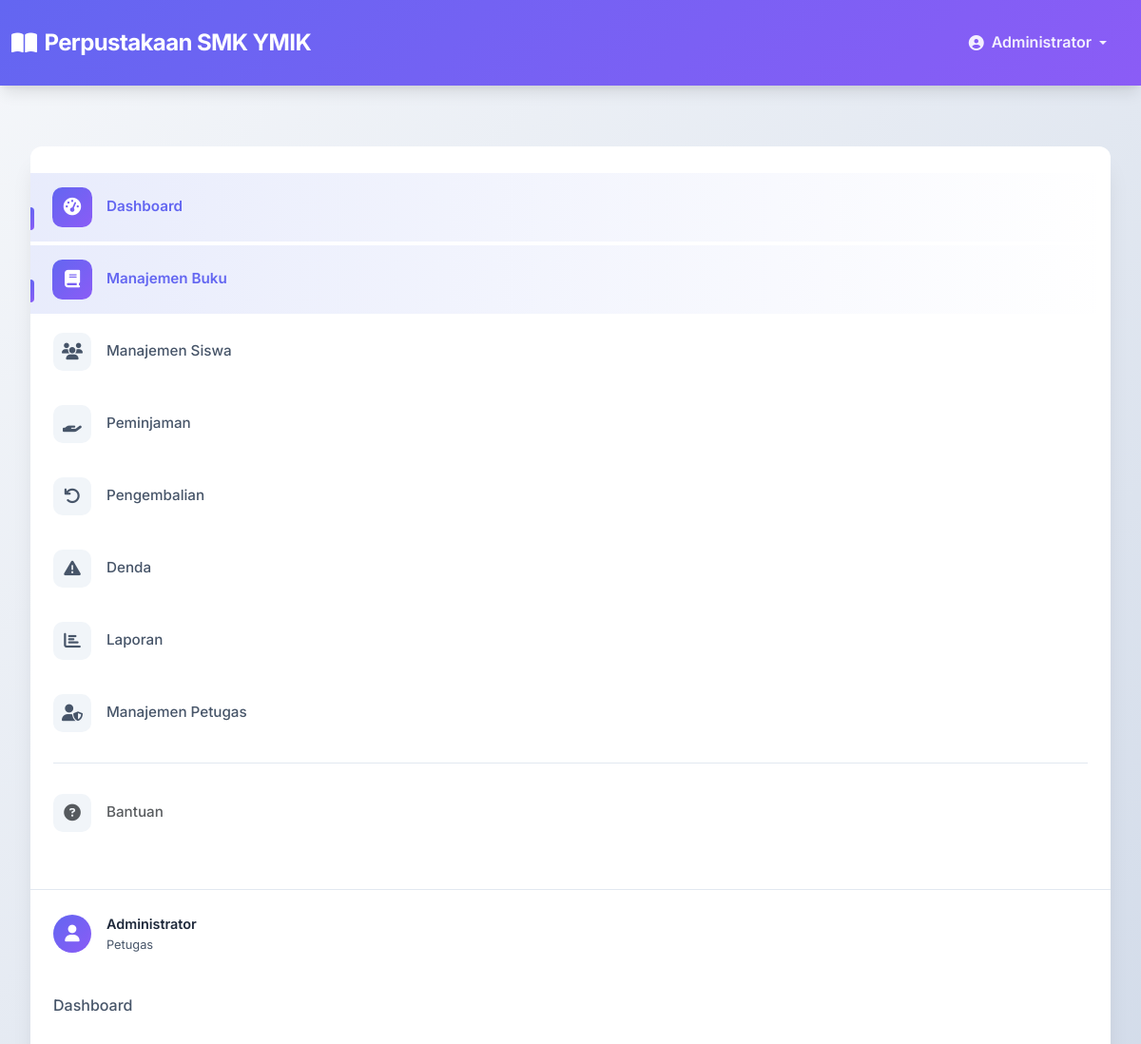
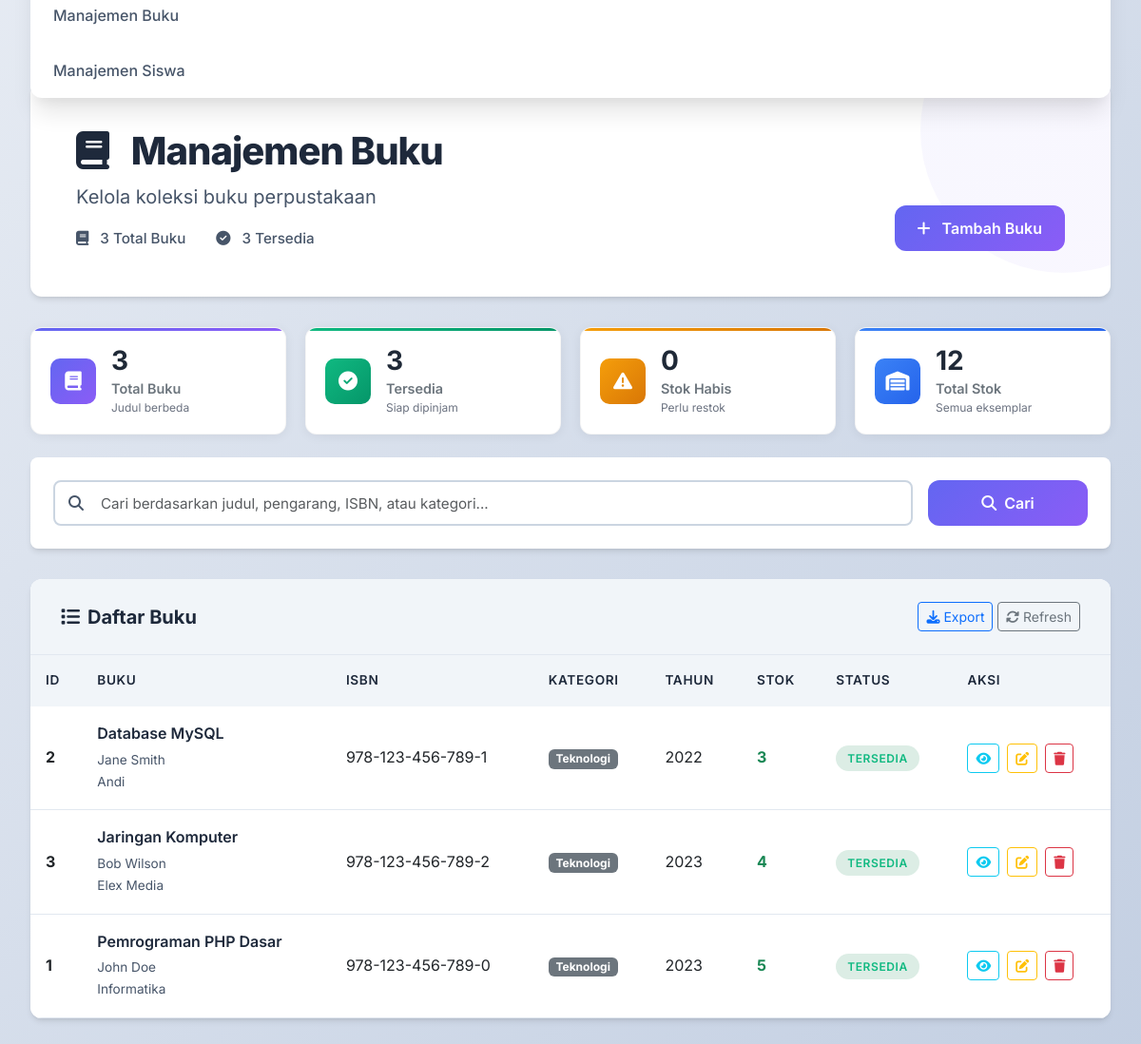
Screenshot of /buku/index.php (signed in) with the database file from the repository (2 pictures, top to bottom).
### tables this page shows
CREATE TABLE buku (
    id_buku INT AUTO_INCREMENT PRIMARY KEY,
    judul VARCHAR(200) NOT NULL,
    isbn VARCHAR(20) UNIQUE,
    pengarang VARCHAR(100) NOT NULL,
    penerbit VARCHAR(100) NOT NULL,
    tahun_terbit YEAR NOT NULL,
    kategori VARCHAR(50) NOT NULL,
    stok INT DEFAULT 0
);

### buku/index.php (the view, shortened to what this page needs)
<?php
$db = new Database();
$conn = $db->getConnection();
$search = $_GET['search'] ?? '';
$where_clause = '';
$query = "SELECT * FROM buku $where_clause ORDER BY judul ASC";
$result = $conn->query($query);
$total_buku = $conn->query("SELECT COUNT(*) as total FROM buku")->fetch_assoc()['total'];
$buku_tersedia = $conn->query("SELECT COUNT(*) as total FROM buku WHERE stok > 0")->fetch_assoc()['total'];
$buku_habis = $conn->query("SELECT COUNT(*) as total FROM buku WHERE stok = 0")->fetch_assoc()['total'];
$total_stok = $conn->query("SELECT COALESCE(SUM(stok), 0) as total FROM buku")->fetch_assoc()['total'];
?>
<!DOCTYPE html>
<html lang="id">
<head>
    <link href="https://cdn.jsdelivr.net/npm/bootstrap@5.3.0/dist/css/bootstrap.min.css" rel="stylesheet">
    <link href="https://cdnjs.cloudflare.com/ajax/libs/font-awesome/6.4.0/css/all.min.css" rel="stylesheet">
    <link href="../assets/css/style.css" rel="stylesheet">
</head>
<body class="modern-body">
    <?php include '../includes/navbar.php'; ?>
    <div class="dashboard-container">
        <div class="dashboard-sidebar">
            <?php include '../includes/sidebar.php'; ?>
        </div>
        <main class="dashboard-main">
            <div class="welcome-header">
                <div class="welcome-content">
                    <div class="welcome-text">
                        <h1 class="welcome-title">
                            <i class="fas fa-book me-3"></i>
                            Manajemen Buku
                        </h1>
                        <p class="welcome-subtitle">
                            Kelola koleksi buku perpustakaan
                        </p>
                        <div class="welcome-meta">
                            <span class="meta-item">
                                <i class="fas fa-book me-2"></i>
                                <?= number_format($total_buku) ?> Total Buku
                            </span>
                            <span class="meta-item">
                                <i class="fas fa-check-circle me-2"></i>
                                <?= number_format($buku_tersedia) ?> Tersedia
                            </span>
                        </div>
                    </div>
                    <div class="welcome-actions">
                        <a href="add.php" class="btn btn-primary-custom">
                            <i class="fas fa-plus me-2"></i>
                            Tambah Buku
                        </a>
                    </div>
                </div>
            </div>
            <div class="stats-grid mb-4">
                <div class="stat-card stat-primary">
                    <div class="stat-icon">
                        <i class="fas fa-book"></i>
                    </div>
                    <div class="stat-content">
                        <div class="stat-number"><?= number_format($total_buku) ?></div>
                        <div class="stat-label">Total Buku</div>
                        <div class="stat-sublabel">Judul berbeda</div>
                    </div>
                </div>
                <div class="stat-card stat-success">
                    <div class="stat-icon">
                        <i class="fas fa-check-circle"></i>
                    </div>
                    <div class="stat-content">
                        <div class="stat-number"><?= number_format($buku_tersedia) ?></div>
                        <div class="stat-label">Tersedia</div>
                        <div class="stat-sublabel">Siap dipinjam</div>
                    </div>
                </div>
                <div class="stat-card stat-warning">
                    <div class="stat-icon">
                        <i class="fas fa-exclamation-triangle"></i>
                    </div>
                    <div class="stat-content">
                        <div class="stat-number"><?= number_format($buku_habis) ?></div>
                        <div class="stat-label">Stok Habis</div>
                        <div class="stat-sublabel">Perlu restok</div>
                    </div>
                </div>
                <div class="stat-card stat-info">
                    <div class="stat-icon">
                        <i class="fas fa-warehouse"></i>
                    </div>
                    <div class="stat-content">
                        <div class="stat-number"><?= number_format($total_stok) ?></div>
                        <div class="stat-label">Total Stok</div>
                        <div class="stat-sublabel">Semua eksemplar</div>
                    </div>
                </div>
            </div>
            <div class="search-container">
                <form method="GET" class="row g-3">
                    <div class="col-md-10">
                        <div class="search-input-group">
                            <i class="fas fa-search search-icon"></i>
                            <input type="text" class="form-control search-input" name="search"
                                   value="<?= htmlspecialchars($search) ?>"
                                   placeholder="Cari berdasarkan judul, pengarang, ISBN, atau kategori...">
                        </div>
                    </div>
                    <div class="col-md-2">
                        <div class="d-flex gap-2">
                            <button type="submit" class="btn btn-primary-custom flex-grow-1">
                                <i class="fas fa-search me-2"></i>Cari
                            </button>
                        </div>
                    </div>
                </form>
            </div>
            <div class="data-table-container">
                <div class="table-header">
                    <h3 class="table-title">
                        <i class="fas fa-list me-2"></i>
                        Daftar Buku
                    </h3>
                    <div class="table-actions">
                        <button class="btn btn-outline-primary btn-sm">
                            <i class="fas fa-download me-1"></i>Export
                        </button>
                        <button class="btn btn-outline-secondary btn-sm" onclick="location.reload()">
                            <i class="fas fa-sync-alt me-1"></i>Refresh
                        </button>
                    </div>
                </div>
                <div class="table-responsive">
                    <table class="table modern-table">
                        <thead>
                            <tr>
                                <th>ID</th>
                                <th>Buku</th>
                                <th>ISBN</th>
                                <th>Kategori</th>
                                <th>Tahun</th>
                                <th>Stok</th>
                                <th>Status</th>
                                <th>Aksi</th>
                            </tr>
                        </thead>
                        <tbody>
                            <?php if ($result && $result->num_rows > 0): ?>
                                <?php while ($row = $result->fetch_assoc()): ?>
                                <tr>
                                    <td><strong><?= $row['id_buku'] ?></strong></td>
                                    <td>
                                        <div class="item-title"><?= htmlspecialchars($row['judul']) ?></div>
                                        <div class="item-subtitle"><?= htmlspecialchars($row['pengarang']) ?></div>
                                        <div class="item-subtitle"><?= htmlspecialchars($row['penerbit']) ?></div>
                                    </td>
                                    <td><?= htmlspecialchars($row['isbn']) ?></td>
                                    <td>
                                        <span class="badge bg-secondary"><?= htmlspecialchars($row['kategori']) ?></span>
                                    </td>
                                    <td><?= $row['tahun_terbit'] ?></td>
                                    <td>
                                        <span class="fw-bold <?= $row['stok'] > 0 ? 'text-success' : 'text-danger' ?>">
                                            <?= $row['stok'] ?>
                                        </span>
                                    </td>
                                    <td>
                                        <?php if ($row['stok'] > 0): ?>
                                            <span class="status-badge status-success">Tersedia</span>
                                        <?php else: ?>
                                            <span class="status-badge status-danger">Habis</span>
                                        <?php endif; ?>
                                    </td>
                                    <td>
                                        <div class="action-buttons">
                                            <a href="detail.php?id=<?= $row['id_buku'] ?>" class="btn btn-sm btn-outline-info" title="Detail">
                                                <i class="fas fa-eye"></i>
                                            </a>
                                            <a href="edit.php?id=<?= $row['id_buku'] ?>" class="btn btn-sm btn-outline-warning" title="Edit">
                                                <i class="fas fa-edit"></i>
                                            </a>
                                            <a href="delete.php?id=<?= $row['id_buku'] ?>" class="btn btn-sm btn-outline-danger" title="Hapus" onclick="return confirm('Yakin ingin menghapus buku ini?')">
                                                <i class="fas fa-trash"></i>
                                            </a>
                                        </div>
                                    </td>
                                </tr>
                                <?php endwhile; ?>
                            <?php endif; ?>
                        </tbody>
                    </table>
                </div>
            </div>
        </main>
    </div>
</body>
</html>

### includes/navbar.php (shortened to what this page needs)
<nav class="navbar navbar-expand-lg navbar-dark bg-primary fixed-top">
    <div class="container-fluid">
        <a class="navbar-brand d-flex align-items-center" href="/">
            <i class="fas fa-book-open me-2"></i>
            <span class="fw-bold">Perpustakaan SMK YMIK</span>
        </a>
        <div class="collapse navbar-collapse" id="navbarNav">
            <ul class="navbar-nav ms-auto">
                <li class="nav-item dropdown">
                    <a class="nav-link dropdown-toggle d-flex align-items-center" href="#" id="navbarDropdown" role="button" data-bs-toggle="dropdown">
                        <i class="fas fa-user-circle me-2"></i>
                        <span><?= $_SESSION['nama_petugas'] ?? 'Administrator' ?></span>
                    </a>
                </li>
            </ul>
        </div>
    </div>
</nav>

### includes/sidebar.php (shortened to what this page needs)
<div class="modern-sidebar">
    <nav class="sidebar-nav">
        <ul class="nav-list">
            <li class="nav-item">
                <a class="nav-link <?= basename($_SERVER['PHP_SELF']) == 'index.php' && !strpos($_SERVER['REQUEST_URI'], '/') ? 'active' : '' ?>" href="/">
                    <div class="nav-icon">
                        <i class="fas fa-tachometer-alt"></i>
                    </div>
                    <span class="nav-text">Dashboard</span>
                    <div class="nav-indicator"></div>
                </a>
            </li>
            <li class="nav-item">
                <a class="nav-link <?= strpos($_SERVER['REQUEST_URI'], '/buku/') !== false ? 'active' : '' ?>" href="/buku/index.php">
                    <div class="nav-icon">
                        <i class="fas fa-book"></i>
                    </div>
                    <span class="nav-text">Manajemen Buku</span>
                    <div class="nav-indicator"></div>
                </a>
            </li>
            <li class="nav-item">
                <a class="nav-link <?= strpos($_SERVER['REQUEST_URI'], '/siswa/') !== false ? 'active' : '' ?>" href="/siswa/index.php">
                    <div class="nav-icon">
                        <i class="fas fa-users"></i>
                    </div>
                    <span class="nav-text">Manajemen Siswa</span>
                </a>
            </li>
            <li class="nav-item">
                <a class="nav-link <?= strpos($_SERVER['REQUEST_URI'], '/peminjaman/') !== false ? 'active' : '' ?>" href="/peminjaman/index.php">
                    <div class="nav-icon">
                        <i class="fas fa-hand-holding"></i>
                    </div>
                    <span class="nav-text">Peminjaman</span>
                </a>
            </li>
            <li class="nav-item">
                <a class="nav-link <?= strpos($_SERVER['REQUEST_URI'], '/pengembalian/') !== false ? 'active' : '' ?>" href="/pengembalian/index.php">
                    <div class="nav-icon">
                        <i class="fas fa-undo"></i>
                    </div>
                    <span class="nav-text">Pengembalian</span>
                </a>
            </li>
            <li class="nav-item">
                <a class="nav-link <?= strpos($_SERVER['REQUEST_URI'], '/denda/') !== false ? 'active' : '' ?>" href="/denda/index.php">
                    <div class="nav-icon">
                        <i class="fas fa-exclamation-triangle"></i>
                    </div>
                    <span class="nav-text">Denda</span>
                </a>
            </li>
            <li class="nav-item">
                <a class="nav-link <?= strpos($_SERVER['REQUEST_URI'], '/laporan/') !== false ? 'active' : '' ?>" href="/laporan/index.php">
                    <div class="nav-icon">
                        <i class="fas fa-chart-bar"></i>
                    </div>
                    <span class="nav-text">Laporan</span>
                </a>
            </li>
            <li class="nav-item">
                <a class="nav-link <?= strpos($_SERVER['REQUEST_URI'], '/petugas/') !== false ? 'active' : '' ?>" href="/petugas/index.php">
                    <div class="nav-icon">
                        <i class="fas fa-user-shield"></i>
                    </div>
                    <span class="nav-text">Manajemen Petugas</span>
                </a>
            </li>
        </ul>
        <div class="sidebar-divider"></div>
        <ul class="nav-list nav-secondary">
            <li class="nav-item">
                <a class="nav-link text-muted" href="/help.php">
                    <div class="nav-icon">
                        <i class="fas fa-question-circle"></i>
                    </div>
                    <span class="nav-text">Bantuan</span>
                </a>
            </li>
        </ul>
    </nav>
    <div class="sidebar-footer">
        <div class="sidebar-user">
            <div class="user-avatar">
                <i class="fas fa-user"></i>
            </div>
            <div class="user-info">
                <div class="user-name"><?= $_SESSION['nama_petugas'] ?? 'Admin' ?></div>
                <div class="user-role">Petugas</div>
            </div>
        </div>
    </div>
    <a class="nav-link" href="<?= BASE_URL ?>/index.php">Dashboard</a>
    <a class="nav-link" href="<?= BASE_URL ?>/buku/index.php">Manajemen Buku</a>
    <a class="nav-link" href="<?= BASE_URL ?>/siswa/index.php">Manajemen Siswa</a>
</div>

### rows the page displays
buku: id_buku "2", judul "Database MySQL", pengarang "Jane Smith", penerbit "Andi", isbn "978-123-456-789-1", kategori "Teknologi", tahun_terbit "2022", stok "3", shows "TERSEDIA"
buku: id_buku "3", judul "Jaringan Komputer", pengarang "Bob Wilson", penerbit "Elex Media", isbn "978-123-456-789-2", kategori "Teknologi", tahun_terbit "2023", stok "4", shows "TERSEDIA"
buku: id_buku "1", judul "Pemrograman PHP Dasar", pengarang "John Doe", penerbit "Informatika", isbn "978-123-456-789-0", kategori "Teknologi", tahun_terbit "2023", stok "5", shows "TERSEDIA"

### other values shown
$_SESSION['nama_petugas'] "Administrator"
$total_buku "3"
$buku_tersedia "3"
$buku_habis "0"
$total_stok "12"
